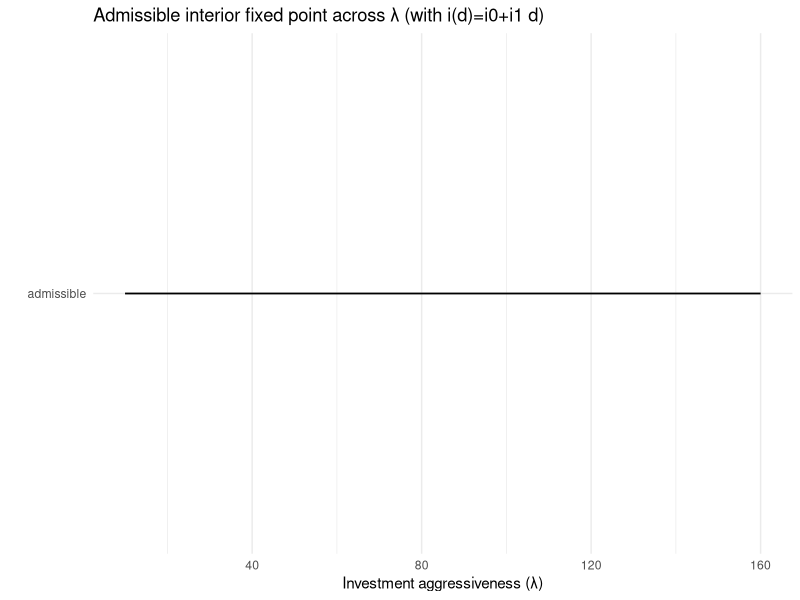
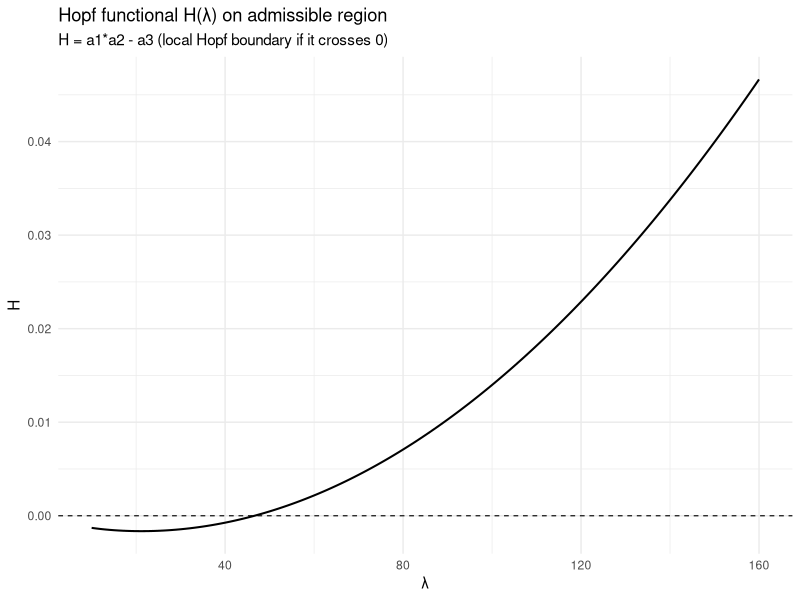
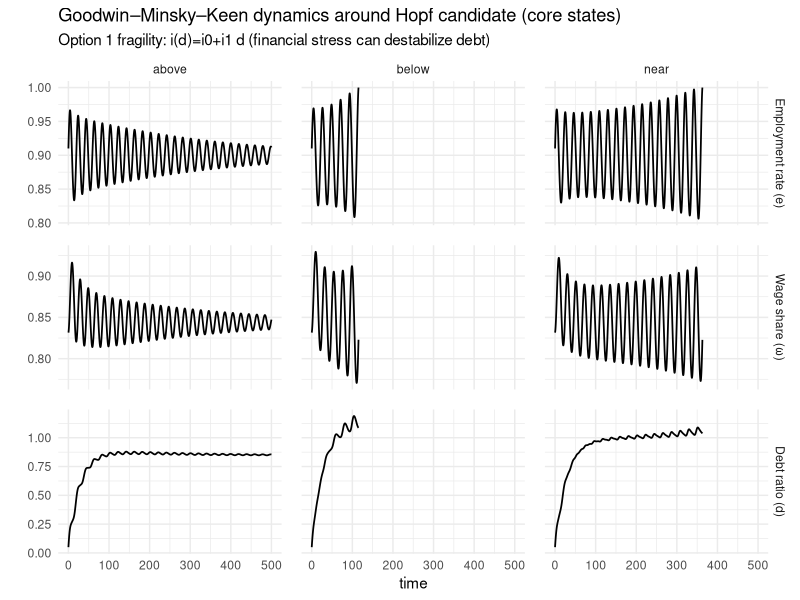
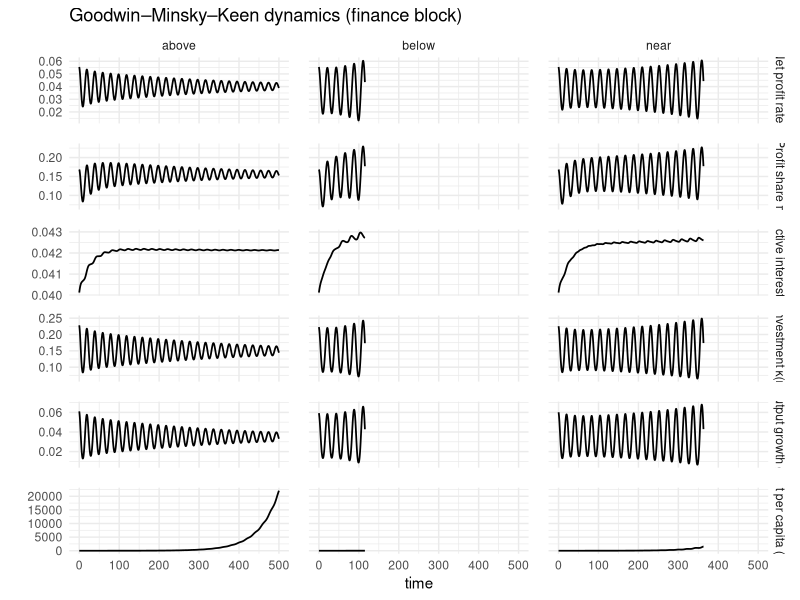
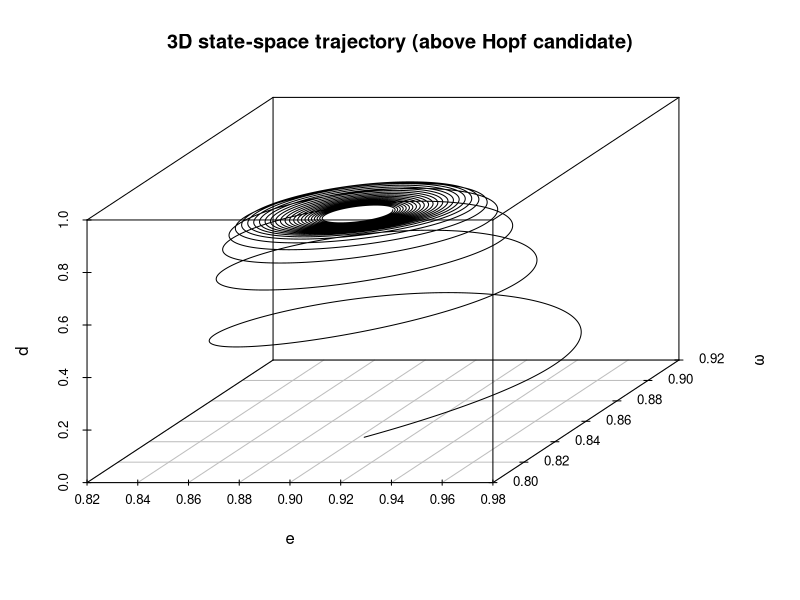

These figures' R source, in order:
############################################################
## 02_goodwinMinsky.R
## Keen-orthodox Goodwin–Minsky (3D) with Option 1 fragility:
##   i(d) = i0 + i1*d  (endogenous risk premium / stress)
##
## Features:
## - High-employment calibration via Phillips intercept (targets e*)
## - Robust scan in lambda for Hopf functional H = a1*a2 - a3
## - Simulation for {below, near, above} Hopf candidate
## - Low initial debt (history: rising leverage cycles)
## - Adds per-capita output in levels: y_pc(t)
## - Saves figures to ./outputs
############################################################

suppressPackageStartupMessages({
  library(deSolve)
  library(numDeriv)
  library(dplyr)
  library(tidyr)
  library(ggplot2)
  library(scatterplot3d)
  library(tibble)
  library(fs)
})

## ---------------------------------------------------------
## 0) Utility
## ---------------------------------------------------------
inv_logit <- function(x) 1 / (1 + exp(-x))
logit     <- function(p) log(p / (1 - p))
clamp01   <- function(u, eps = 1e-10) pmin(pmax(u, eps), 1 - eps)

dir_create("outputs")

## ---------------------------------------------------------
## 1) Model blocks (Keen-orthodox + Option 1 fragility)
## ---------------------------------------------------------
Phi <- function(e, par) par$phi0 + par$phi1 * e

kappa <- function(r, par) {
  par$kmin + (par$kmax - par$kmin) / (1 + exp(-par$lambda * (r - par$r0)))
}

pi_fun <- function(omega) 1 - omega

## Option 1: nonlinear effective interest i(d)
i_eff <- function(d, par) par$i0 + par$i1 * d

r_fun <- function(omega, d, par) {
  (pi_fun(omega) - i_eff(d, par) * d) / par$sigma
}

gY_fun <- function(r, par) kappa(r, par) / par$sigma - par$delta

F_vec <- function(x, par) {
  e     <- x[1]
  omega <- x[2]
  d     <- x[3]
  
  pi  <- pi_fun(omega)
  r   <- r_fun(omega, d, par)
  kap <- kappa(r, par)
  gY  <- kap / par$sigma - par$delta
  g_n <- par$alpha + par$beta
  
  de     <- (gY - g_n) * e
  domega <- (Phi(e, par) - par$alpha) * omega
  
  ## Debt ratio dynamics with nonlinear interest:
  dd <- kap - pi + i_eff(d, par) * d - d * gY
  
  c(de, domega, dd)
}

## ---------------------------------------------------------
## 2) Fixed point solver (interior)
##     - e* from Phillips: Phi(e*) = alpha
##     - then solve for r* from kappa(r*) = sigma*(g_n + delta)
##     - then enforce d* stationarity at gY=g_n and omega* admissible
##
## NOTE:
## With nonlinear i(d), omega* depends on d* through i(d*)d*.
## We solve for d* by rootfinding stationarity in dd at the fixed point.
## ---------------------------------------------------------
e_star_from_phillips <- function(par) (par$alpha - par$phi0) / par$phi1

fixed_point_solver <- function(par, tol = 1e-10) {
  g_n <- par$alpha + par$beta
  
  ## 1) e*
  e_star <- e_star_from_phillips(par)
  if (!is.finite(e_star) || e_star <= 0 || e_star >= 1) {
    stop(sprintf("Inadmissible e*: %.6f (needs 0<e*<1).", e_star))
  }
  
  ## 2) r* from growth condition
  k_target <- par$sigma * (g_n + par$delta)
  kappa_minus <- function(r) kappa(r, par) - k_target
  
  r_lo <- -2; r_hi <- 2
  for (iter in 1:60) {
    if (kappa_minus(r_lo) <= 0 && kappa_minus(r_hi) >= 0) break
    r_lo <- r_lo * 1.5
    r_hi <- r_hi * 1.5
  }
  if (!(kappa_minus(r_lo) <= 0 && kappa_minus(r_hi) >= 0)) {
    stop("Could not bracket r*: kappa(r) never hits target.")
  }
  r_star <- uniroot(kappa_minus, lower = r_lo, upper = r_hi, tol = tol)$root
  
  ## 3) solve for d* using dd=0 at fixed point
  ## At fixed point: gY = g_n and kappa = k_target.
  ## Need omega consistent with r equation:
  ## r_star = (pi - i_eff(d)*d)/sigma  and pi = 1 - omega.
  ## Rearranged: omega(d) = 1 - [sigma*r_star + i_eff(d)*d]
  omega_of_d <- function(d) 1 - (par$sigma * r_star + i_eff(d, par) * d)
  
  dd_at_fp <- function(d) {
    omega <- omega_of_d(d)
    if (!is.finite(omega) || omega <= 0 || omega >= 1) return(NA_real_)
    pi <- 1 - omega
    kap <- k_target
    gY  <- g_n
    ## dd = kap - pi + i(d)*d - d*gY
    kap - pi + i_eff(d, par) * d - d * gY
  }
  
  ## bracket d*
  d_grid <- seq(1e-8, 50, length.out = 2000)
  f_grid <- sapply(d_grid, dd_at_fp)
  ok_idx <- which(is.finite(f_grid))
  if (length(ok_idx) < 10) stop("No feasible omega(d) region for d*; calibration too tight.")
  
  d_grid2 <- d_grid[ok_idx]
  f_grid2 <- f_grid[ok_idx]
  
  sgn <- sign(f_grid2)
  chg <- which(sgn[-1] * sgn[-length(sgn)] < 0)
  
  if (length(chg) == 0) {
    ## No sign change: pick closest-to-zero as "pseudo fp" and flag
    j <- which.min(abs(f_grid2))
    d_star <- d_grid2[j]
    omega_star <- omega_of_d(d_star)
    ## still require positive debt for interior fp
    if (!is.finite(d_star) || d_star <= 0) stop("Inadmissible d* (no root, and closest is nonpositive).")
    ## residuals
    x_star <- c(e_star, omega_star, d_star)
    res <- F_vec(x_star, par)
    return(list(
      e_star=e_star, omega_star=omega_star, d_star=d_star,
      r_star=r_star, kappa_star=kappa(r_star, par),
      gY_star=gY_fun(r_star, par),
      residuals=res,
      note="No dd-root: used closest-to-zero dd(d) on admissible omega(d)."
    ))
  }
  
  ## Use first sign change interval
  k <- chg[1]
  lo <- d_grid2[k]; hi <- d_grid2[k+1]
  d_star <- uniroot(function(d) dd_at_fp(d), lower = lo, upper = hi, tol = tol)$root
  omega_star <- omega_of_d(d_star)
  
  if (!(is.finite(d_star) && d_star > 0)) stop(sprintf("Inadmissible d*: %.6f", d_star))
  if (!(omega_star > 0 && omega_star < 1)) stop(sprintf("Inadmissible omega*: %.6f", omega_star))
  
  x_star <- c(e_star, omega_star, d_star)
  res <- F_vec(x_star, par)
  
  list(
    e_star = e_star,
    omega_star = omega_star,
    d_star = d_star,
    r_star = r_star,
    kappa_star = kappa(r_star, par),
    gY_star = gY_fun(r_star, par),
    residuals = res,
    note = NA_character_
  )
}

## ---------------------------------------------------------
## 3) Local Hopf diagnostic: H = a1*a2 - a3
## ---------------------------------------------------------
routh_hurwitz_from_J <- function(J) {
  trJ <- sum(diag(J))
  a1  <- -trJ
  
  M11 <- det(J[2:3, 2:3])
  M22 <- det(J[c(1,3), c(1,3)])
  M33 <- det(J[1:2, 1:2])
  a2  <- M11 + M22 + M33
  
  a3  <- -det(J)
  
  H <- a1 * a2 - a3
  list(a1=a1, a2=a2, a3=a3, HopfGap=H)
}

local_diagnostics <- function(par) {
  fp <- fixed_point_solver(par)
  x_star <- c(fp$e_star, fp$omega_star, fp$d_star)
  
  J <- jacobian(func = function(x) F_vec(x, par), x = x_star)
  ev <- eigen(J, only.values = TRUE)$values
  rh <- routh_hurwitz_from_J(J)
  
  list(fp=fp, J=J, eigenvalues=ev, rh=rh)
}

HopfGap_safe <- function(par) {
  tmp <- try(local_diagnostics(par), silent = TRUE)
  if (inherits(tmp, "try-error")) return(list(ok=FALSE, H=NA_real_, msg=as.character(tmp)))
  list(ok=TRUE, H=tmp$rh$HopfGap, fp=tmp$fp, ev=tmp$eigenvalues, rh=tmp$rh)
}

## ---------------------------------------------------------
## 4) ODE in transformed states (logit(e), logit(omega), log(d))
## ---------------------------------------------------------
goodwin_minsky_logstates <- function(t, state, par) {
  x <- state["x"]
  y <- state["y"]
  z <- state["z"]
  
  e     <- inv_logit(x)
  omega <- inv_logit(y)
  d     <- exp(z)
  
  vec <- F_vec(c(e, omega, d), par)
  de <- vec[1]; domega <- vec[2]; dd <- vec[3]
  
  dx <- de / (e * (1 - e))
  dy <- domega / (omega * (1 - omega))
  dz <- dd / d
  
  list(c(dx, dy, dz))
}

## ---------------------------------------------------------
## 5) Baseline calibration (high employment target)
## ---------------------------------------------------------
## Target fixed point employment in [0.75, 0.95]
e_star_target <- 0.90

## Phillips slope: keep moderate to avoid labor-market apocalypse
phi1 <- 0.25
phi0 <- 0.02 - phi1 * e_star_target  # ensures e*=(alpha-phi0)/phi1 = e_star_target

par0 <- list(
  alpha = 0.02,
  beta  = 0.015,
  
  sigma = 3,
  delta = 0.015,
  
  ## Option 1 interest schedule
  i0 = 0.04,     # baseline interest
  i1 = 0.0025,    # fragility (tune this)
  
  ## Phillips
  phi0 = phi0,
  phi1 = phi1,
  
  ## Investment (logistic)
  kmin   = 0.00,
  kmax   = 0.40,
  lambda = 40,   # will be scanned
  r0     = 0.05
)

cat("\n--- Baseline fixed point + eigen diagnostics ---\n")
base <- HopfGap_safe(par0)
if (!base$ok) stop(base$msg)
print(base$fp)
print(base$rh)
cat("Eigenvalues:\n"); print(base$ev)

## ---------------------------------------------------------
## 6) Robust scan in lambda (admissibility + H(lambda))
## ---------------------------------------------------------
lam_grid <- seq(10, 160, by = 1)

scan <- lapply(lam_grid, function(lam) {
  par <- par0
  par$lambda <- lam
  out <- HopfGap_safe(par)
  tibble(
    lambda = lam,
    ok = out$ok,
    H = out$H,
    maxRe = if (out$ok) max(Re(out$ev)) else NA_real_,
    msg = ifelse(out$ok, NA_character_, out$msg),
    e_star = if (out$ok) out$fp$e_star else NA_real_,
    omega_star = if (out$ok) out$fp$omega_star else NA_real_,
    d_star = if (out$ok) out$fp$d_star else NA_real_
  )
}) %>% bind_rows()

cat("\n--- Scan summary ---\n")
print(scan %>% count(ok))

p_ok <- ggplot(scan, aes(x=lambda, y=as.numeric(ok))) +
  geom_line(linewidth=0.6) +
  scale_y_continuous(breaks=c(0,1), labels=c("inadmissible","admissible")) +
  labs(title="Admissible interior fixed point across λ (with i(d)=i0+i1 d)",
       x="Investment aggressiveness (λ)", y="") +
  theme_minimal()

ggsave("outputs/fig02_ok_lambda.png", p_ok, width=9, height=3.5, dpi=300)

p_H <- ggplot(scan %>% filter(ok), aes(lambda, H)) +
  geom_hline(yintercept=0, linetype="dashed", linewidth=0.4) +
  geom_line(linewidth=0.7) +
  labs(title="Hopf functional H(λ) on admissible region",
       subtitle="H = a1*a2 - a3 (local Hopf boundary if it crosses 0)",
       x="λ", y="H") +
  theme_minimal()

ggsave("outputs/fig02_H_lambda.png", p_H, width=9, height=4.5, dpi=300)

## ---------------------------------------------------------
## 7) Locate Hopf bracket in lambda (within admissible set)
## ---------------------------------------------------------
scan_ok <- scan %>% filter(ok) %>% arrange(lambda)

idx <- which(sign(scan_ok$H[-1]) * sign(scan_ok$H[-nrow(scan_ok)]) < 0)

if (length(idx) == 0) {
  cat("\nNo sign change in H(λ) over admissible region.\n")
  cat("You can still simulate around a 'near-Hopf' point by minimizing |H|.\n")
  j <- which.min(abs(scan_ok$H))
  lambda0 <- scan_ok$lambda[j]
  lambda_set <- c(max(1, lambda0 - 5), lambda0, lambda0 + 5)
  names(lambda_set) <- c("below","near","above")
} else {
  k <- idx[1]
  lo <- scan_ok$lambda[k]
  hi <- scan_ok$lambda[k+1]
  
  H_of_lambda <- function(lam) {
    par <- par0
    par$lambda <- lam
    HopfGap_safe(par)$H
  }
  
  lambda0 <- uniroot(H_of_lambda, lower=lo, upper=hi)$root
  cat(sprintf("\nHopf bracket found: [%.2f, %.2f]\n", lo, hi))
  cat(sprintf("lambda_Hopf ≈ %.6f\n", lambda0))
  
  lambda_set <- c(max(1, lambda0 - 5), lambda0, lambda0 + 5)
  names(lambda_set) <- c("below","near","above")
}

cat("\n--- Lambda set to simulate ---\n")
print(lambda_set)

## ---------------------------------------------------------
## 8) Initial conditions: high employment, good omega, LOW debt
## ---------------------------------------------------------
fp_base <- fixed_point_solver(par0)

## Keep initial e within your desired range:
e0     <- clamp01(min(0.95, max(0.75, fp_base$e_star + 0.01)))
omega0 <- clamp01(fp_base$omega_star - 0.01)

## Low debt initial condition:
d0 <- 0.05  # small positive (log(d0) exists); tells "leverage builds"

state0 <- c(x = logit(e0), y = logit(omega0), z = log(d0))

times <- seq(0, 500, by = 0.05)

run_one <- function(lam, tag) {
  par <- par0
  par$lambda <- lam
  
  sol <- ode(
    y = state0,
    times = times,
    func = goodwin_minsky_logstates,
    parms = par,
    method = "lsoda",
    rtol = 1e-8,
    atol = 1e-10
  )
  
  df <- as.data.frame(sol) %>%
    mutate(
      e     = inv_logit(x),
      omega = inv_logit(y),
      d     = exp(z),
      
      pi    = 1 - omega,
      i_eff = i_eff(d, par),
      r     = (pi - i_eff * d) / par$sigma,
      kappa = kappa(r, par),
      
      gY    = kappa / par$sigma - par$delta,
      gy    = gY - par$beta,                 # per-capita growth rate
      
      dt    = c(0, diff(time)),
      y_pc  = exp(cumsum(gy * dt)),          # per-capita output index, y_pc(0)=1
      
      lambda = lam,
      tag = tag
    ) %>%
    select(time, tag, lambda,
           e, omega, d,
           pi, i_eff, r, kappa, gY, gy, y_pc)
  
  df
}

df_all <- bind_rows(
  run_one(lambda_set["below"], "below"),
  run_one(lambda_set["near"],  "near"),
  run_one(lambda_set["above"], "above")
)

## ---------------------------------------------------------
## 9) Plots
## ---------------------------------------------------------
df_core_long <- df_all %>%
  select(time, tag, e, omega, d) %>%
  pivot_longer(cols=c(e, omega, d), names_to="var", values_to="value") %>%
  mutate(var = factor(var, levels=c("e","omega","d"),
                      labels=c("Employment rate (e)", "Wage share (ω)", "Debt ratio (d)")))

p_core <- ggplot(df_core_long, aes(time, value)) +
  geom_line(linewidth=0.6) +
  facet_grid(var ~ tag, scales="free_y") +
  labs(title="Goodwin–Minsky–Keen dynamics around Hopf candidate (core states)",
       subtitle="Option 1 fragility: i(d)=i0+i1 d (financial stress can destabilize debt)",
       x="time", y="") +
  theme_minimal() +
  theme(legend.position="none", panel.spacing=unit(1.0,"lines"))

ggsave("outputs/fig02_timepaths_core.png", p_core, width=12, height=7, dpi=300)

df_fin_long <- df_all %>%
  select(time, tag, r, pi, i_eff, kappa, gY, y_pc) %>%
  pivot_longer(cols=c(r, pi, i_eff, kappa, gY, y_pc), names_to="var", values_to="value") %>%
  mutate(var = factor(var, levels=c("r","pi","i_eff","kappa","gY","y_pc"),
                      labels=c("Net profit rate r",
                               "Profit share π",
                               "Effective interest i(d)",
                               "Investment κ(r)",
                               "Output growth gY",
                               "Output per capita (index)")))

p_fin <- ggplot(df_fin_long, aes(time, value)) +
  geom_line(linewidth=0.6) +
  facet_grid(var ~ tag, scales="free_y") +
  labs(title="Goodwin–Minsky–Keen dynamics (finance block)",
       x="time", y="") +
  theme_minimal() +
  theme(legend.position="none", panel.spacing=unit(1.0,"lines"))

ggsave("outputs/fig02_timepaths_finance.png", p_fin, width=12, height=10, dpi=300)

## 3D trajectory (above)
df3 <- df_all %>% filter(tag=="above")
png("outputs/fig02_3D_e_omega_d_above.png", width=1400, height=900, res=150)
scatterplot3d(df3$e, df3$omega, df3$d,
              type="l", angle=35,
              xlab="e", ylab="ω", zlab="d",
              main="3D state-space trajectory (above Hopf candidate)")
dev.off()

## ---------------------------------------------------------
## 10) Quick regime summary
## ---------------------------------------------------------
summ <- df_all %>%
  group_by(tag) %>%
  summarise(
    e_min = min(e), e_max = max(e),
    omega_min = min(omega), omega_max = max(omega),
    d_min = min(d), d_max = max(d),
    iEff_min = min(i_eff), iEff_max = max(i_eff),
    .groups="drop"
  )

cat("\n--- Range summary by regime tag ---\n")
print(summ)

cat("\nSaved outputs in ./outputs:\n",
    "- fig02_ok_lambda.png\n",
    "- fig02_H_lambda.png\n",
    "- fig02_timepaths_core.png\n",
    "- fig02_timepaths_finance.png\n",
    "- fig02_3D_e_omega_d_above.png\n", sep = "")

############################################################
## End 02_goodwinMinsky.R
############################################################
